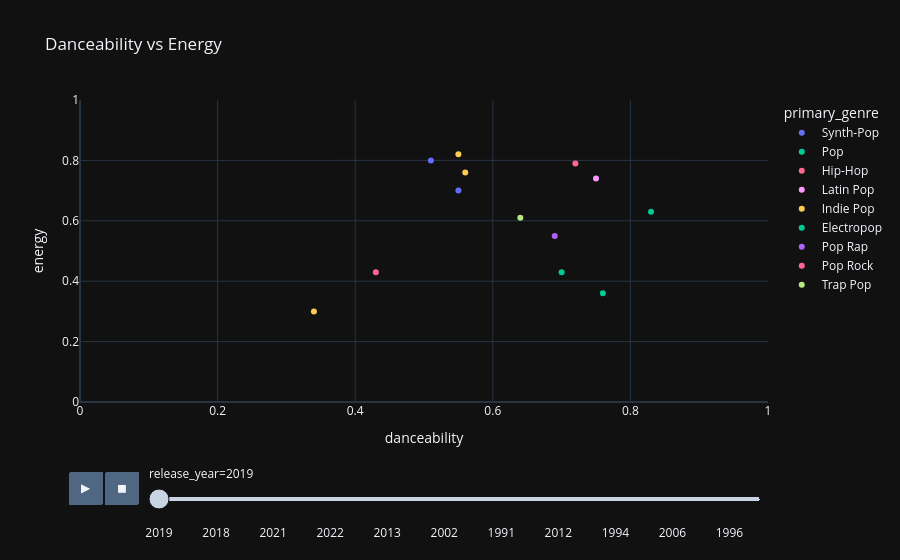

The code cell stored with this chart in its notebook:
### Code cell
fig = px.scatter(
    data,
    x='danceability',
    y='energy',
    color='primary_genre',
    animation_frame='release_year',
    hover_name='song_title',
    range_x=[0, 1],
    range_y=[0, 1],
    title='Danceability vs Energy',
    template='plotly_dark'
)

fig.show()

### Figure 1 — Plotly figure (JSON) as saved in the notebook; plotly's stock layout.template omitted (floating-point values rounded to 4 significant figures)
{"data": [{"hovertemplate": "<b>%{hovertext}</b><br><br>primary_genre=Synth-Pop<br>release_year=2019<br>danceability=%{x}<br>energy=%{y}<extra></extra>", "hovertext": ["Blinding Lights", "Cruel Summer"], "legendgroup": "Synth-Pop", "marker": {"color": "#636efa", "symbol": "circle"}, "mode": "markers", "name": "Synth-Pop", "orientation": "v", "showlegend": true, "type": "scatter", "x": [0.51, 0.55], "xaxis": "x", "y": [0.8, 0.7], "yaxis": "y"}, {"hovertemplate": "<b>%{hovertext}</b><br><br>primary_genre=Pop<br>release_year=2019<br>danceability=%{x}<br>energy=%{y}<extra></extra>", "hovertext": ["Dance Monkey", "Memories"], "legendgroup": "Pop", "marker": {"color": "#00cc96", "symbol": "circle"}, "mode": "markers", "name": "Pop", "orientation": "v", "showlegend": true, "type": "scatter", "x": [0.83, 0.76], "xaxis": "x", "y": [0.63, 0.36], "yaxis": "y"}, {"hovertemplate": "<b>%{hovertext}</b><br><br>primary_genre=Hip-Hop<br>release_year=2019<br>danceability=%{x}<br>energy=%{y}<extra></extra>", "hovertext": ["Astronaut In The Ocean"], "legendgroup": "Hip-Hop", "marker": {"color": "#FF6692", "symbol": "circle"}, "mode": "markers", "name": "Hip-Hop", "orientation": "v", "showlegend": true, "type": "scatter", "x": [0.72], "xaxis": "x", "y": [0.79], "yaxis": "y"}, {"hovertemplate": "<b>%{hovertext}</b><br><br>primary_genre=Latin Pop<br>release_year=2019<br>danceability=%{x}<br>energy=%{y}<extra></extra>", "hovertext": ["Senorita"], "legendgroup": "Latin Pop", "marker": {"color": "#FF97FF", "symbol": "circle"}, "mode": "markers", "name": "Latin Pop", "orientation": "v", "showlegend": true, "type": "scatter", "x": [0.75], "xaxis": "x", "y": [0.74], "yaxis": "y"}, {"hovertemplate": "<b>%{hovertext}</b><br><br>primary_genre=Indie Pop<br>release_year=2019<br>danceability=%{x}<br>energy=%{y}<extra></extra>", "hovertext": ["Watermelon Sugar", "Adore You", "Arcade"], "legendgroup": "Indie Pop", "marker": {"color": "#FECB52", "symbol": "circle"}, "mode": "markers", "name": "Indie Pop", "orientation": "v", "showlegend": true, "type": "scatter", "x": [0.55, 0.56, 0.34], "xaxis": "x", "y": [0.82, 0.76, 0.3], "yaxis": "y"}, {"hovertemplate": "<b>%{hovertext}</b><br><br>primary_genre=Electropop<br>release_year=2019<br>danceability=%{x}<br>energy=%{y}<extra></extra>", "hovertext": ["Bad Guy"], "legendgroup": "Electropop", "marker": {"color": "#00cc96", "symbol": "circle"}, "mode": "markers", "name": "Electropop", "orientation": "v", "showlegend": true, "type": "scatter", "x": [0.7], "xaxis": "x", "y": [0.43], "yaxis": "y"}, {"hovertemplate": "<b>%{hovertext}</b><br><br>primary_genre=Pop Rap<br>release_year=2019<br>danceability=%{x}<br>energy=%{y}<extra></extra>", "hovertext": ["Circles"], "legendgroup": "Pop Rap", "marker": {"color": "#ab63fa", "symbol": "circle"}, "mode": "markers", "name": "Pop Rap", "orientation": "v", "showlegend": true, "type": "scatter", "x": [0.69], "xaxis": "x", "y": [0.55], "yaxis": "y"}, {"hovertemplate": "<b>%{hovertext}</b><br><br>primary_genre=Pop Rock<br>release_year=2019<br>danceability=%{x}<br>energy=%{y}<extra></extra>", "hovertext": ["Falling"], "legendgroup": "Pop Rock", "marker": {"color": "#FF6692", "symbol": "circle"}, "mode": "markers", "name": "Pop Rock", "orientation": "v", "showlegend": true, "type": "scatter", "x": [0.43], "xaxis": "x", "y": [0.43], "yaxis": "y"}, {"hovertemplate": "<b>%{hovertext}</b><br><br>primary_genre=Trap Pop<br>release_year=2019<br>danceability=%{x}<br>energy=%{y}<extra></extra>", "hovertext": ["7 rings"], "legendgroup": "Trap Pop", "marker": {"color": "#B6E880", "symbol": "circle"}, "mode": "markers", "name": "Trap Pop", "orientation": "v", "showlegend": true, "type": "scatter", "x": [0.64], "xaxis": "x", "y": [0.61], "yaxis": "y"}], "layout": {"legend": {"title": {"text": "primary_genre"}, "tracegroupgap": 0}, "sliders": [{"active": 0, "currentvalue": {"prefix": "release_year="}, "len": 0.9, "pad": {"b": 10, "t": 60}, "steps": [{"args": [["2019"], {"frame": {"duration": 0, "redraw": false}, "fromcurrent": true, "mode": "immediate", "transition": {"duration": 0, "easing": "linear"}}], "label": "2019", "method": "animate"}, {"args": [["2017"], {"frame": {"duration": 0, "redraw": false}, "fromcurrent": true, "mode": "immediate", "transition": {"duration": 0, "easing": "linear"}}], "label": "2017", "method": "animate"}, {"args": [["2018"], {"frame": {"duration": 0, "redraw": false}, "fromcurrent": true, "mode": "immediate", "transition": {"duration": 0, "easing": "linear"}}], "label": "2018", "method": "animate"}, {"args": [["2016"], {"frame": {"duration": 0, "redraw": false}, "fromcurrent": true, "mode": "immediate", "transition": {"duration": 0, "easing": "linear"}}], "label": "2016", "method": "animate"}, {"args": [["2021"], {"frame": {"duration": 0, "redraw": false}, "fromcurrent": true, "mode": "immediate", "transition": {"duration": 0, "easing": "linear"}}], "label": "2021", "method": "animate"}, {"args": [["2020"], {"frame": {"duration": 0, "redraw": false}, "fromcurrent": true, "mode": "immediate", "transition": {"duration": 0, "easing": "linear"}}], "label": "2020", "method": "animate"}, {"args": [["2022"], {"frame": {"duration": 0, "redraw": false}, "fromcurrent": true, "mode": "immediate", "transition": {"duration": 0, "easing": "linear"}}], "label": "2022", "method": "animate"}, {"args": [["2023"], {"frame": {"duration": 0, "redraw": false}, "fromcurrent": true, "mode": "immediate", "transition": {"duration": 0, "easing": "linear"}}], "label": "2023", "method": "animate"}, {"args": [["2013"], {"frame": {"duration": 0, "redraw": false}, "fromcurrent": true, "mode": "immediate", "transition": {"duration": 0, "easing": "linear"}}], "label": "2013", "method": "animate"}, {"args": [["2014"], {"frame": {"duration": 0, "redraw": false}, "fromcurrent": true, "mode": "immediate", "transition": {"duration": 0, "easing": "linear"}}], "label": "2014", "method": "animate"}, {"args": [["2002"], {"frame": {"duration": 0, "redraw": false}, "fromcurrent": true, "mode": "immediate", "transition": {"duration": 0, "easing": "linear"}}], "label": "2002", "method": "animate"}, {"args": [["2003"], {"frame": {"duration": 0, "redraw": false}, "fromcurrent": true, "mode": "immediate", "transition": {"duration": 0, "easing": "linear"}}], "label": "2003", "method": "animate"}, {"args": [["1991"], {"frame": {"duration": 0, "redraw": false}, "fromcurrent": true, "mode": "immediate", "transition": {"duration": 0, "easing": "linear"}}], "label": "1991", "method": "animate"}, {"args": [["2024"], {"frame": {"duration": 0, "redraw": false}, "fromcurrent": true, "mode": "immediate", "transition": {"duration": 0, "easing": "linear"}}], "label": "2024", "method": "animate"}, {"args": [["2012"], {"frame": {"duration": 0, "redraw": false}, "fromcurrent": true, "mode": "immediate", "transition": {"duration": 0, "easing": "linear"}}], "label": "2012", "method": "animate"}, {"args": [["1985"], {"frame": {"duration": 0, "redraw": false}, "fromcurrent": true, "mode": "immediate", "transition": {"duration": 0, "easing": "linear"}}], "label": "1985", "method": "animate"}, {"args": [["1994"], {"frame": {"duration": 0, "redraw": false}, "fromcurrent": true, "mode": "immediate", "transition": {"duration": 0, "easing": "linear"}}], "label": "1994", "method": "animate"}, {"args": [["2015"], {"frame": {"duration": 0, "redraw": false}, "fromcurrent": true, "mode": "immediate", "transition": {"duration": 0, "easing": "linear"}}], "label": "2015", "method": "animate"}, {"args": [["2006"], {"frame": {"duration": 0, "redraw": false}, "fromcurrent": true, "mode": "immediate", "transition": {"duration": 0, "easing": "linear"}}], "label": "2006", "method": "animate"}, {"args": [["1998"], {"frame": {"duration": 0, "redraw": false}, "fromcurrent": true, "mode": "immediate", "transition": {"duration": 0, "easing": "linear"}}], "label": "1998", "method": "animate"}, {"args": [["1996"], {"frame": {"duration": 0, "redraw": false}, "fromcurrent": true, "mode": "immediate", "transition": {"duration": 0, "easing": "linear"}}], "label": "1996", "method": "animate"}, {"args": [["2001"], {"frame": {"duration": 0, "redraw": false}, "fromcurrent": true, "mode": "immediate", "transition": {"duration": 0, "easing": "linear"}}], "label": "2001", "method": "animate"}], "x": 0.1, "xanchor": "left", "y": 0, "yanchor": "top"}], "title": {"text": "Danceability vs Energy"}, "updatemenus": [{"buttons": [{"args": [null, {"frame": {"duration": 500, "redraw": false}, "fromcurrent": true, "mode": "immediate", "transition": {"duration": 500, "easing": "linear"}}], "label": "&#9654;", "method": "animate"}, {"args": [[null], {"frame": {"duration": 0, "redraw": false}, "fromcurrent": true, "mode": "immediate", "transition": {"duration": 0, "easing": "linear"}}], "label": "&#9724;", "method": "animate"}], "direction": "left", "pad": {"r": 10, "t": 70}, "showactive": false, "type": "buttons", "x": 0.1, "xanchor": "right", "y": 0, "yanchor": "top"}], "xaxis": {"anchor": "y", "domain": [0, 1], "range": [0, 1], "title": {"text": "danceability"}}, "yaxis": {"anchor": "x", "domain": [0, 1], "range": [0, 1], "title": {"text": "energy"}}}}
